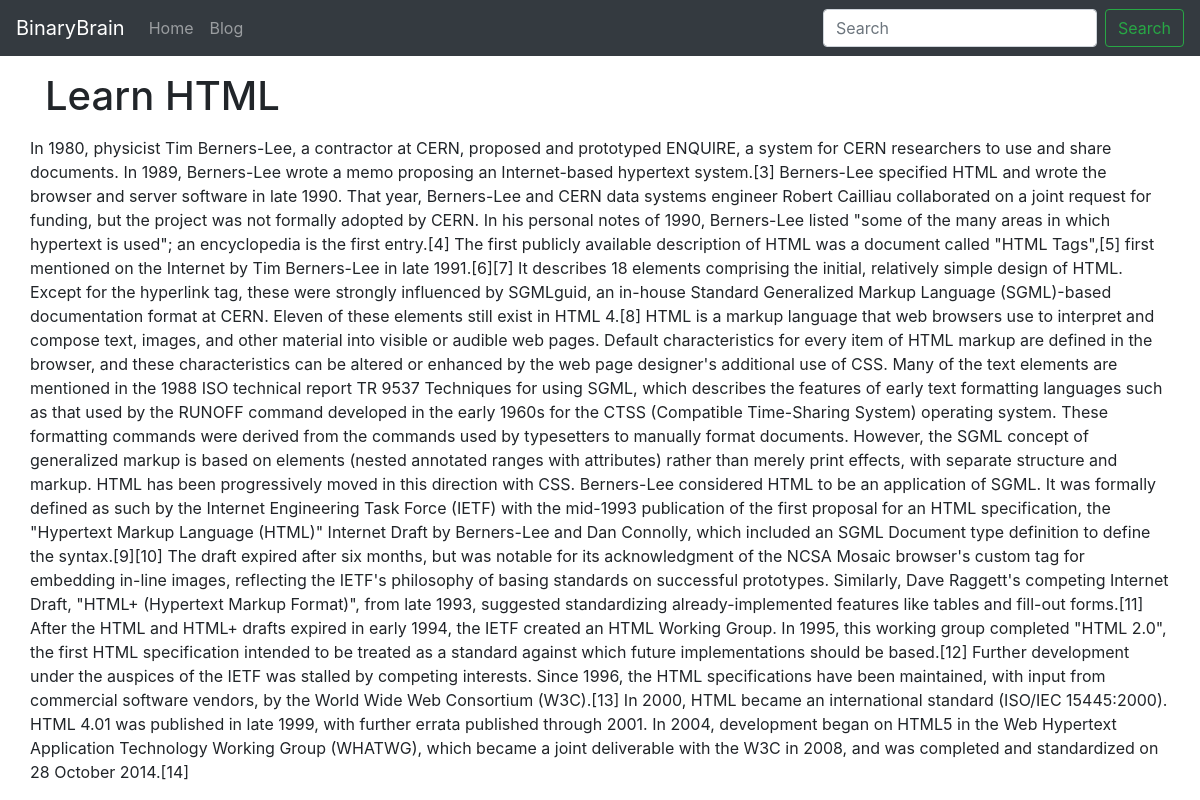
The app's page /blogpost/hrml-learn with its own data.
### blog/models.py (models this page shows, shortened)
class Blog(models.Model):
    sno = models.AutoField(primary_key=True)
    title = models.CharField(max_length=200)
    content = models.TextField()
    slug = models.CharField(max_length=100)
    time = models.DateTimeField(auto_now_add=True)

### blog/views.py (the view)
# urls.py: path('blogpost/<str:slug>', views.blogpost, name="home"),
def blogpost(request, slug):
    blog = Blog.objects.filter(slug=slug).first()
    context = {'blog':blog}
    return render(request, 'blogpost.html', context)

### templates/blogpost.html
{% extends 'base.html' %}
{% block body %}
<div class="container">
    <h1 class="my-3">{{blog.title}}</h1>
    <div class="row">
        {{blog.content}}
    </div>
</div>
{% endblock body %}

### records on screen
Blog: title "Learn HTML", content "In 1980, physicist Tim Berners-Lee, a contractor at CERN, proposed and prototyped ENQUIRE, a system for CERN researchers to use and share documents. In 1989, Berners-Lee wrote a memo proposing an Internet-based hypertext system.[3] Berners-Lee specified HTML and wrote the browser and server software in late 1990. That year, Berners-Lee and CERN data systems engineer Robert Cailliau collaborated on a joint request for funding, but the project was not formally adopted by CERN. In his personal notes of 1990, Berners-Lee listed \"some of the many areas in which hypertext is used\"; an encyclopedia is the first entry.[4] The first publicly available description of HTML was a document called \"HTML…"
